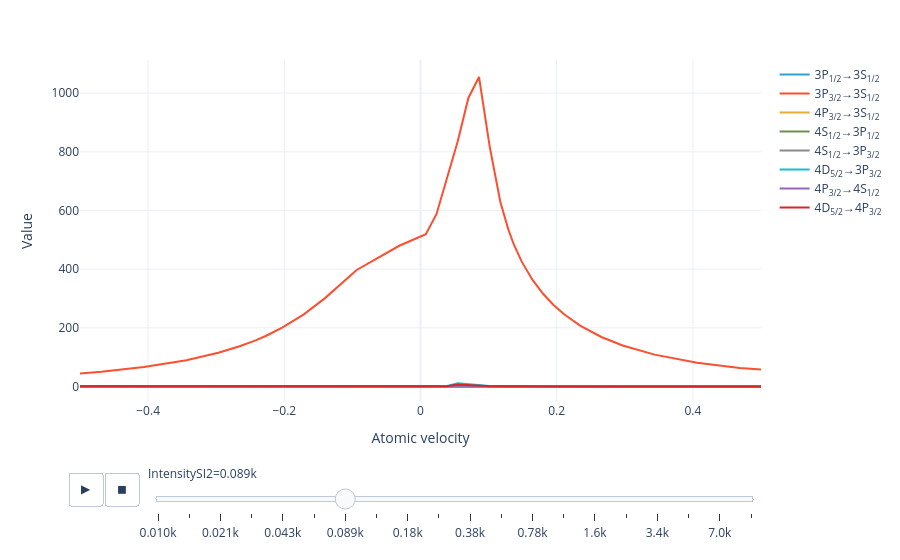

Notebook cell for this chart:
### Code cell
model.flux_distribution(sol).visualize(xaxis_range=(-.5, .5))

### Figure 1 — Plotly figure (JSON) as saved in the notebook; plotly's stock layout.template omitted (floating-point values rounded to 4 significant figures)
{"data": [{"hovertemplate": "Transition=3P<sub>1/2</sub>→3S<sub>1/2</sub><br>IntensitySI2=10.0<br>Atomic velocity=%{x}<br>Value=%{y}<extra></extra>", "legendgroup": "3P<sub>1/2</sub>→3S<sub>1/2</sub>", "line": {"color": "#2fa1da", "dash": "solid"}, "marker": {"symbol": "circle"}, "mode": "lines", "name": "3P<sub>1/2</sub>→3S<sub>1/2</sub>", "orientation": "v", "showlegend": true, "type": "scatter", "x": [-2.5, -1.875, -1.625, -1.375, -1.125, -0.9688, -0.9062, -0.8125, -0.6875, -0.5938, -0.5312, -0.4688, -0.4062, -0.3438, -0.2969, -0.2656, -0.2422, -0.2266, -0.2031, -0.1719, -0.1406, -0.09375, -0.03125, 0.007812, 0.02344, 0.03906, 0.05469, 0.07031, 0.08594, 0.1016, 0.1172, 0.1289, 0.1367, 0.1484, 0.1641, 0.1797, 0.1953, 0.2109, 0.2344, 0.2656, 0.2969, 0.3438, 0.4062, 0.4688, 0.5312, 0.5938, 0.6562, 0.7188, 0.8125, 0.9375, 1.125, 1.375, 1.625, 1.875, 2.125, 2.375, 2.625, 2.812, 2.938], "xaxis": "x", "y": [8.076e-07, 6.018e-06, 1.434e-05, 3.027e-05, 5.674e-05, 7.909e-05, 8.962e-05, 0.0001071, 0.0001344, 0.0001601, 0.0001823, 0.0002125, 0.0002584, 0.0003371, 0.0004411, 0.0005507, 0.0006676, 0.0007692, 0.0009711, 0.001377, 0.002034, 0.003845, 0.008761, 0.0223, 0.04906, 0.1563, 1.284, 0.867, 0.412, 0.1872, 0.1863, 0.2152, 0.1799, 0.1008, 0.04612, 0.02598, 0.01976, 0.02269, 0.01643, 0.005193, 0.002518, 0.001209, 0.0006248, 0.0003976, 0.0002879, 0.0002259, 0.0001862, 0.0001579, 0.0001268, 9.649e-05, 6.443e-05, 5.486e-05, 1.993e-05, 7.126e-06, 2.72e-06, 1.049e-06, 8.515e-07, 1.813e-07, 5.947e-08], "yaxis": "y"}, {"hovertemplate": "Transition=3P<sub>3/2</sub>→3S<sub>1/2</sub><br>IntensitySI2=10.0<br>Atomic velocity=%{x}<br>Value=%{y}<extra></extra>", "legendgroup": "3P<sub>3/2</sub>→3S<sub>1/2</sub>", "line": {"color": "#fb4f2f", "dash": "solid"}, "marker": {"symbol": "circle"}, "mode": "lines", "name": "3P<sub>3/2</sub>→3S<sub>1/2</sub>", "orientation": "v", "showlegend": true, "type": "scatter", "x": [-2.5, -1.875, -1.625, -1.375, -1.125, -0.9688, -0.9062, -0.8125, -0.6875, -0.5938, -0.5312, -0.4688, -0.4062, -0.3438, -0.2969, -0.2656, -0.2422, -0.2266, -0.2031, -0.1719, -0.1406, -0.09375, -0.03125, 0.007812, 0.02344, 0.03906, 0.05469, 0.07031, 0.08594, 0.1016, 0.1172, 0.1289, 0.1367, 0.1484, 0.1641, 0.1797, 0.1953, 0.2109, 0.2344, 0.2656, 0.2969, 0.3438, 0.4062, 0.4688, 0.5312, 0.5938, 0.6562, 0.7188, 0.8125, 0.9375, 1.125, 1.375, 1.625, 1.875, 2.125, 2.375, 2.625, 2.812, 2.938], "xaxis": "x", "y": [0.02471, 0.2662, 0.7622, 1.996, 4.86, 8.243, 10.19, 14.03, 21.68, 30.54, 38.88, 50.24, 66.22, 89.57, 114.7, 136.9, 157.2, 172.9, 200.3, 245.1, 300.3, 397.1, 479.6, 519.0, 587.2, 708.3, 835.9, 983.4, 1055.0, 818.5, 629.9, 535.4, 485.7, 426.3, 364.9, 316.7, 277.9, 245.8, 207.3, 168.6, 139.7, 108.5, 81.11, 63.18, 50.87, 42.06, 35.53, 30.53, 24.94, 19.65, 14.35, 9.596, 6.396, 4.281, 3.036, 2.696, 6.821, 1.73, 0.4475], "yaxis": "y"}, {"hovertemplate": "Transition=4P<sub>3/2</sub>→3S<sub>1/2</sub><br>IntensitySI2=10.0<br>Atomic velocity=%{x}<br>Value=%{y}<extra></extra>", "legendgroup": "4P<sub>3/2</sub>→3S<sub>1/2</sub>", "line": {"color": "#e4ae38", "dash": "solid"}, "marker": {"symbol": "circle"}, "mode": "lines", "name": "4P<sub>3/2</sub>→3S<sub>1/2</sub>", "orientation": "v", "showlegend": true, "type": "scatter", "x": [-2.5, -1.875, -1.625, -1.375, -1.125, -0.9688, -0.9062, -0.8125, -0.6875, -0.5938, -0.5312, -0.4688, -0.4062, -0.3438, -0.2969, -0.2656, -0.2422, -0.2266, -0.2031, -0.1719, -0.1406, -0.09375, -0.03125, 0.007812, 0.02344, 0.03906, 0.05469, 0.07031, 0.08594, 0.1016, 0.1172, 0.1289, 0.1367, 0.1484, 0.1641, 0.1797, 0.1953, 0.2109, 0.2344, 0.2656, 0.2969, 0.3438, 0.4062, 0.4688, 0.5312, 0.5938, 0.6562, 0.7188, 0.8125, 0.9375, 1.125, 1.375, 1.625, 1.875, 2.125, 2.375, 2.625, 2.812, 2.938], "xaxis": "x", "y": [7.269e-07, 5.423e-06, 1.294e-05, 2.738e-05, 5.162e-05, 7.24e-05, 8.233e-05, 9.916e-05, 0.0001265, 0.000154, 0.0001791, 0.0002147, 0.0002709, 0.00037, 0.0005027, 0.0006435, 0.000794, 0.000925, 0.001186, 0.001711, 0.002562, 0.004923, 0.01145, 0.02839, 0.05991, 0.1838, 1.513, 1.017, 0.4782, 0.228, 0.2412, 0.284, 0.238, 0.1332, 0.06098, 0.03483, 0.02764, 0.0337, 0.02481, 0.007504, 0.003516, 0.001626, 0.0008002, 0.0004846, 0.0003348, 0.0002521, 0.0002009, 0.0001659, 0.0001295, 9.622e-05, 6.363e-05, 6.523e-05, 2.159e-05, 7.163e-06, 2.781e-06, 1.162e-06, 1.228e-06, 2.249e-07, 6.912e-08], "yaxis": "y"}, {"hovertemplate": "Transition=4S<sub>1/2</sub>→3P<sub>1/2</sub><br>IntensitySI2=10.0<br>Atomic velocity=%{x}<br>Value=%{y}<extra></extra>", "legendgroup": "4S<sub>1/2</sub>→3P<sub>1/2</sub>", "line": {"color": "#6d904f", "dash": "solid"}, "marker": {"symbol": "circle"}, "mode": "lines", "name": "4S<sub>1/2</sub>→3P<sub>1/2</sub>", "orientation": "v", "showlegend": true, "type": "scatter", "x": [-2.5, -1.875, -1.625, -1.375, -1.125, -0.9688, -0.9062, -0.8125, -0.6875, -0.5938, -0.5312, -0.4688, -0.4062, -0.3438, -0.2969, -0.2656, -0.2422, -0.2266, -0.2031, -0.1719, -0.1406, -0.09375, -0.03125, 0.007812, 0.02344, 0.03906, 0.05469, 0.07031, 0.08594, 0.1016, 0.1172, 0.1289, 0.1367, 0.1484, 0.1641, 0.1797, 0.1953, 0.2109, 0.2344, 0.2656, 0.2969, 0.3438, 0.4062, 0.4688, 0.5312, 0.5938, 0.6562, 0.7188, 0.8125, 0.9375, 1.125, 1.375, 1.625, 1.875, 2.125, 2.375, 2.625, 2.812, 2.938], "xaxis": "x", "y": [7.451e-07, 5.554e-06, 1.324e-05, 2.795e-05, 5.244e-05, 7.317e-05, 8.296e-05, 9.928e-05, 0.0001249, 0.0001495, 0.0001709, 0.0002004, 0.0002456, 0.0003237, 0.0004273, 0.0005367, 0.0006535, 0.0007551, 0.0009569, 0.001363, 0.00202, 0.003832, 0.008749, 0.0223, 0.04906, 0.1563, 1.285, 0.8674, 0.4122, 0.1873, 0.1863, 0.2153, 0.18, 0.1008, 0.04613, 0.02598, 0.01976, 0.02269, 0.01642, 0.005181, 0.002505, 0.001196, 0.0006122, 0.0003856, 0.0002766, 0.0002153, 0.0001764, 0.0001489, 0.000119, 9.02e-05, 6.013e-05, 5.256e-05, 1.883e-05, 6.662e-06, 2.547e-06, 9.921e-07, 8.354e-07, 1.757e-07, 5.671e-08], "yaxis": "y"}, {"hovertemplate": "Transition=4S<sub>1/2</sub>→3P<sub>3/2</sub><br>IntensitySI2=10.0<br>Atomic velocity=%{x}<br>Value=%{y}<extra></extra>", "legendgroup": "4S<sub>1/2</sub>→3P<sub>3/2</sub>", "line": {"color": "#8a8a8a", "dash": "solid"}, "marker": {"symbol": "circle"}, "mode": "lines", "name": "4S<sub>1/2</sub>→3P<sub>3/2</sub>", "orientation": "v", "showlegend": true, "type": "scatter", "x": [-2.5, -1.875, -1.625, -1.375, -1.125, -0.9688, -0.9062, -0.8125, -0.6875, -0.5938, -0.5312, -0.4688, -0.4062, -0.3438, -0.2969, -0.2656, -0.2422, -0.2266, -0.2031, -0.1719, -0.1406, -0.09375, -0.03125, 0.007812, 0.02344, 0.03906, 0.05469, 0.07031, 0.08594, 0.1016, 0.1172, 0.1289, 0.1367, 0.1484, 0.1641, 0.1797, 0.1953, 0.2109, 0.2344, 0.2656, 0.2969, 0.3438, 0.4062, 0.4688, 0.5312, 0.5938, 0.6562, 0.7188, 0.8125, 0.9375, 1.125, 1.375, 1.625, 1.875, 2.125, 2.375, 2.625, 2.812, 2.938], "xaxis": "x", "y": [1.49e-06, 1.111e-05, 2.648e-05, 5.59e-05, 0.0001049, 0.0001463, 0.0001659, 0.0001986, 0.0002499, 0.000299, 0.0003419, 0.0004008, 0.0004912, 0.0006474, 0.0008546, 0.001073, 0.001307, 0.00151, 0.001914, 0.002726, 0.004039, 0.007664, 0.0175, 0.0446, 0.09813, 0.3127, 2.57, 1.735, 0.8244, 0.3746, 0.3727, 0.4307, 0.3599, 0.2016, 0.09226, 0.05196, 0.03951, 0.04538, 0.03284, 0.01036, 0.00501, 0.002393, 0.001224, 0.0007711, 0.0005531, 0.0004306, 0.0003527, 0.0002977, 0.000238, 0.0001804, 0.0001203, 0.0001051, 3.766e-05, 1.332e-05, 5.094e-06, 1.984e-06, 1.671e-06, 3.513e-07, 1.134e-07], "yaxis": "y"}, {"hovertemplate": "Transition=4D<sub>5/2</sub>→3P<sub>3/2</sub><br>IntensitySI2=10.0<br>Atomic velocity=%{x}<br>Value=%{y}<extra></extra>", "legendgroup": "4D<sub>5/2</sub>→3P<sub>3/2</sub>", "line": {"color": "#16bdcf", "dash": "solid"}, "marker": {"symbol": "circle"}, "mode": "lines", "name": "4D<sub>5/2</sub>→3P<sub>3/2</sub>", "orientation": "v", "showlegend": true, "type": "scatter", "x": [-2.5, -1.875, -1.625, -1.375, -1.125, -0.9688, -0.9062, -0.8125, -0.6875, -0.5938, -0.5312, -0.4688, -0.4062, -0.3438, -0.2969, -0.2656, -0.2422, -0.2266, -0.2031, -0.1719, -0.1406, -0.09375, -0.03125, 0.007812, 0.02344, 0.03906, 0.05469, 0.07031, 0.08594, 0.1016, 0.1172, 0.1289, 0.1367, 0.1484, 0.1641, 0.1797, 0.1953, 0.2109, 0.2344, 0.2656, 0.2969, 0.3438, 0.4062, 0.4688, 0.5312, 0.5938, 0.6562, 0.7188, 0.8125, 0.9375, 1.125, 1.375, 1.625, 1.875, 2.125, 2.375, 2.625, 2.812, 2.938], "xaxis": "x", "y": [1.754e-06, 1.318e-05, 3.167e-05, 6.784e-05, 0.0001311, 0.0001897, 0.0002198, 0.0002748, 0.0003795, 0.0005068, 0.0006405, 0.0008505, 0.001208, 0.00187, 0.002781, 0.003759, 0.00481, 0.005728, 0.007557, 0.01125, 0.01724, 0.03385, 0.07952, 0.2016, 0.4348, 1.359, 11.13, 7.427, 3.514, 1.636, 1.703, 1.997, 1.674, 0.9363, 0.4272, 0.2412, 0.1865, 0.2203, 0.1605, 0.04893, 0.02279, 0.01024, 0.004725, 0.002634, 0.001663, 0.001148, 0.0008453, 0.0006523, 0.0004698, 0.0003252, 0.0002074, 0.0003063, 8.618e-05, 2.416e-05, 9.724e-06, 4.768e-06, 7.015e-06, 1.179e-06, 3.127e-07], "yaxis": "y"}, {"hovertemplate": "Transition=4P<sub>3/2</sub>→4S<sub>1/2</sub><br>IntensitySI2=10.0<br>Atomic velocity=%{x}<br>Value=%{y}<extra></extra>", "legendgroup": "4P<sub>3/2</sub>→4S<sub>1/2</sub>", "line": {"color": "#9367bc", "dash": "solid"}, "marker": {"symbol": "circle"}, "mode": "lines", "name": "4P<sub>3/2</sub>→4S<sub>1/2</sub>", "orientation": "v", "showlegend": true, "type": "scatter", "x": [-2.5, -1.875, -1.625, -1.375, -1.125, -0.9688, -0.9062, -0.8125, -0.6875, -0.5938, -0.5312, -0.4688, -0.4062, -0.3438, -0.2969, -0.2656, -0.2422, -0.2266, -0.2031, -0.1719, -0.1406, -0.09375, -0.03125, 0.007812, 0.02344, 0.03906, 0.05469, 0.07031, 0.08594, 0.1016, 0.1172, 0.1289, 0.1367, 0.1484, 0.1641, 0.1797, 0.1953, 0.2109, 0.2344, 0.2656, 0.2969, 0.3438, 0.4062, 0.4688, 0.5312, 0.5938, 0.6562, 0.7188, 0.8125, 0.9375, 1.125, 1.375, 1.625, 1.875, 2.125, 2.375, 2.625, 2.812, 2.938], "xaxis": "x", "y": [1.755e-06, 1.309e-05, 3.125e-05, 6.611e-05, 0.0001246, 0.0001748, 0.0001988, 0.0002394, 0.0003055, 0.0003718, 0.0004324, 0.0005185, 0.0006542, 0.0008934, 0.001214, 0.001554, 0.001917, 0.002233, 0.002863, 0.00413, 0.006186, 0.01189, 0.02764, 0.06856, 0.1447, 0.4438, 3.653, 2.455, 1.155, 0.5504, 0.5824, 0.6856, 0.5746, 0.3215, 0.1472, 0.0841, 0.06673, 0.08136, 0.05989, 0.01812, 0.008488, 0.003925, 0.001932, 0.00117, 0.0008083, 0.0006088, 0.0004852, 0.0004007, 0.0003127, 0.0002323, 0.0001536, 0.0001575, 5.213e-05, 1.73e-05, 6.714e-06, 2.806e-06, 2.965e-06, 5.431e-07, 1.669e-07], "yaxis": "y"}, {"hovertemplate": "Transition=4D<sub>5/2</sub>→4P<sub>3/2</sub><br>IntensitySI2=10.0<br>Atomic velocity=%{x}<br>Value=%{y}<extra></extra>", "legendgroup": "4D<sub>5/2</sub>→4P<sub>3/2</sub>", "line": {"color": "#d62628", "dash": "solid"}, "marker": {"symbol": "circle"}, "mode": "lines", "name": "4D<sub>5/2</sub>→4P<sub>3/2</sub>", "orientation": "v", "showlegend": true, "type": "scatter", "x": [-2.5, -1.875, -1.625, -1.375, -1.125, -0.9688, -0.9062, -0.8125, -0.6875, -0.5938, -0.5312, -0.4688, -0.4062, -0.3438, -0.2969, -0.2656, -0.2422, -0.2266, -0.2031, -0.1719, -0.1406, -0.09375, -0.03125, 0.007812, 0.02344, 0.03906, 0.05469, 0.07031, 0.08594, 0.1016, 0.1172, 0.1289, 0.1367, 0.1484, 0.1641, 0.1797, 0.1953, 0.2109, 0.2344, 0.2656, 0.2969, 0.3438, 0.4062, 0.4688, 0.5312, 0.5938, 0.6562, 0.7188, 0.8125, 0.9375, 1.125, 1.375, 1.625, 1.875, 2.125, 2.375, 2.625, 2.812, 2.938], "xaxis": "x", "y": [1.016e-06, 7.637e-06, 1.835e-05, 3.93e-05, 7.597e-05, 0.0001099, 0.0001273, 0.0001592, 0.0002199, 0.0002936, 0.000371, 0.0004927, 0.0006997, 0.001084, 0.001611, 0.002178, 0.002787, 0.003318, 0.004378, 0.006517, 0.009988, 0.01961, 0.04607, 0.1168, 0.2519, 0.7872, 6.448, 4.302, 2.036, 0.9476, 0.9864, 1.157, 0.9697, 0.5424, 0.2475, 0.1397, 0.108, 0.1276, 0.09299, 0.02835, 0.0132, 0.00593, 0.002737, 0.001526, 0.0009637, 0.000665, 0.0004897, 0.0003779, 0.0002722, 0.0001884, 0.0001202, 0.0001774, 4.993e-05, 1.4e-05, 5.634e-06, 2.763e-06, 4.064e-06, 6.833e-07, 1.811e-07], "yaxis": "y"}], "layout": {"legend": {"title": {}, "tracegroupgap": 0}, "margin": {"t": 60}, "sliders": [{"active": 6, "currentvalue": {"prefix": "IntensitySI2="}, "len": 0.9, "pad": {"b": 10, "t": 60}, "steps": [{"args": [["10.0"], {"frame": {"duration": 0, "redraw": false}, "fromcurrent": true, "mode": "immediate", "transition": {"duration": 0, "easing": "linear"}}], "label": "0.010k", "method": "animate"}, {"args": [["14.38449888287663"], {"frame": {"duration": 0, "redraw": false}, "fromcurrent": true, "mode": "immediate", "transition": {"duration": 0, "easing": "linear"}}], "label": "0.014k", "method": "animate"}, {"args": [["20.6913808111479"], {"frame": {"duration": 0, "redraw": false}, "fromcurrent": true, "mode": "immediate", "transition": {"duration": 0, "easing": "linear"}}], "label": "0.021k", "method": "animate"}, {"args": [["29.76351441631318"], {"frame": {"duration": 0, "redraw": false}, "fromcurrent": true, "mode": "immediate", "transition": {"duration": 0, "easing": "linear"}}], "label": "0.030k", "method": "animate"}, {"args": [["42.81332398719393"], {"frame": {"duration": 0, "redraw": false}, "fromcurrent": true, "mode": "immediate", "transition": {"duration": 0, "easing": "linear"}}], "label": "0.043k", "method": "animate"}, {"args": [["61.58482110660264"], {"frame": {"duration": 0, "redraw": false}, "fromcurrent": true, "mode": "immediate", "transition": {"duration": 0, "easing": "linear"}}], "label": "0.062k", "method": "animate"}, {"args": [["88.58667904100822"], {"frame": {"duration": 0, "redraw": false}, "fromcurrent": true, "mode": "immediate", "transition": {"duration": 0, "easing": "linear"}}], "label": "0.089k", "method": "animate"}, {"args": [["127.42749857031335"], {"frame": {"duration": 0, "redraw": false}, "fromcurrent": true, "mode": "immediate", "transition": {"duration": 0, "easing": "linear"}}], "label": "0.13k", "method": "animate"}, {"args": [["183.29807108324357"], {"frame": {"duration": 0, "redraw": false}, "fromcurrent": true, "mode": "immediate", "transition": {"duration": 0, "easing": "linear"}}], "label": "0.18k", "method": "animate"}, {"args": [["263.6650898730358"], {"frame": {"duration": 0, "redraw": false}, "fromcurrent": true, "mode": "immediate", "transition": {"duration": 0, "easing": "linear"}}], "label": "0.26k", "method": "animate"}, {"args": [["379.26901907322497"], {"frame": {"duration": 0, "redraw": false}, "fromcurrent": true, "mode": "immediate", "transition": {"duration": 0, "easing": "linear"}}], "label": "0.38k", "method": "animate"}, {"args": [["545.5594781168514"], {"frame": {"duration": 0, "redraw": false}, "fromcurrent": true, "mode": "immediate", "transition": {"duration": 0, "easing": "linear"}}], "label": "0.55k", "method": "animate"}, {"args": [["784.7599703514607"], {"frame": {"duration": 0, "redraw": false}, "fromcurrent": true, "mode": "immediate", "transition": {"duration": 0, "easing": "linear"}}], "label": "0.78k", "method": "animate"}, {"args": [["1128.8378916846884"], {"frame": {"duration": 0, "redraw": false}, "fromcurrent": true, "mode": "immediate", "transition": {"duration": 0, "easing": "linear"}}], "label": "1.1k", "method": "animate"}, {"args": [["1623.776739188721"], {"frame": {"duration": 0, "redraw": false}, "fromcurrent": true, "mode": "immediate", "transition": {"duration": 0, "easing": "linear"}}], "label": "1.6k", "method": "animate"}, {"args": [["2335.7214690901214"], {"frame": {"duration": 0, "redraw": false}, "fromcurrent": true, "mode": "immediate", "transition": {"duration": 0, "easing": "linear"}}], "label": "2.3k", "method": "animate"}, {"args": [["3359.818286283781"], {"frame": {"duration": 0, "redraw": false}, "fromcurrent": true, "mode": "immediate", "transition": {"duration": 0, "easing": "linear"}}], "label": "3.4k", "method": "animate"}, {"args": [["4832.930238571752"], {"frame": {"duration": 0, "redraw": false}, "fromcurrent": true, "mode": "immediate", "transition": {"duration": 0, "easing": "linear"}}], "label": "4.8k", "method": "animate"}, {"args": [["6951.927961775606"], {"frame": {"duration": 0, "redraw": false}, "fromcurrent": true, "mode": "immediate", "transition": {"duration": 0, "easing": "linear"}}], "label": "7.0k", "method": "animate"}, {"args": [["10000.0"], {"frame": {"duration": 0, "redraw": false}, "fromcurrent": true, "mode": "immediate", "transition": {"duration": 0, "easing": "linear"}}], "label": "0.010M", "method": "animate"}], "x": 0.1, "xanchor": "left", "y": 0, "yanchor": "top"}], "updatemenus": [{"buttons": [{"args": [null, {"frame": {"duration": 150, "redraw": false}, "fromcurrent": true, "mode": "immediate", "transition": {"duration": 0, "easing": "linear"}}], "label": "&#9654;", "method": "animate"}, {"args": [[null], {"frame": {"duration": 0, "redraw": false}, "fromcurrent": true, "mode": "immediate", "transition": {"duration": 0, "easing": "linear"}}], "label": "&#9724;", "method": "animate"}], "direction": "left", "pad": {"r": 10, "t": 70}, "showactive": false, "type": "buttons", "x": 0.1, "xanchor": "right", "y": 0, "yanchor": "top"}], "xaxis": {"anchor": "y", "domain": [0, 1], "range": [-0.5, 0.5], "title": {"text": "Atomic velocity"}}, "yaxis": {"anchor": "x", "domain": [0, 1], "range": [-52.99, 1113.0], "title": {"text": "Value"}}}}
